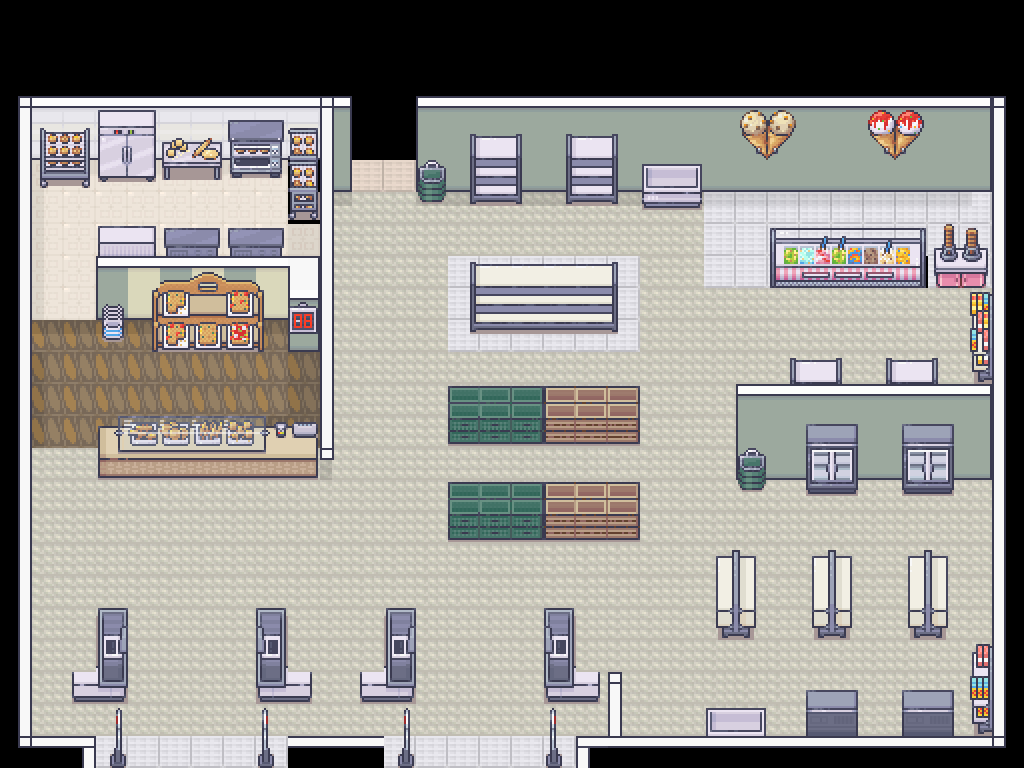

A 2D game scene composited from a Tiled map and its tileset images. What follows is a short description and the map's XML, with each tile layer's data collapsed to a summary:
An orthogonal 32x24 tile map with 32x32 px tiles, 4 tile layers (Tile Layer 1, Tile Layer 2, Tile Layer 3, Tile Layer 4), 5 tilesets.

<map version="1.8" tiledversion="1.8.4" orientation="orthogonal" renderorder="right-down" width="32" height="24" tilewidth="32" tileheight="32" infinite="0" nextlayerid="7" nextobjectid="2">
 <tileset firstgid="1" name="1_Generic_32x32" tilewidth="32" tileheight="32" tilecount="1248" columns="16">
  <image source="1_Generic_32x32.png" width="512" height="2496" />
 </tileset>
 <tileset firstgid="1249" name="16_Grocery_store_32x32" tilewidth="32" tileheight="32" tilecount="1248" columns="16">
  <image source="16_Grocery_store_32x32.png" width="512" height="2496" />
 </tileset>
 <tileset firstgid="2497" name="17_Visibile_Upstairs_System_32x32" tilewidth="32" tileheight="32" tilecount="432" columns="16">
  <image source="17_Visibile_Upstairs_System_32x32.png" width="512" height="864" />
 </tileset>
 <tileset firstgid="2929" name="24_Ice_Cream_Shop_32x32" tilewidth="32" tileheight="32" tilecount="272" columns="16">
  <image source="24_Ice_Cream_Shop_32x32.png" width="512" height="544" />
 </tileset>
 <tileset firstgid="3201" name="Tileset_32x32_18" tilewidth="32" tileheight="32" tilecount="192" columns="12">
  <image source="Tileset_32x32_18.png" width="384" height="512" />
 </tileset>
 <layer id="1" name="Tile Layer 1" width="32" height="24">
  <data>[768 cells, 663 non-empty, 43 distinct tile ids]</data>
 </layer>
 <layer id="2" name="Tile Layer 2" width="32" height="24">
  <data>[768 cells, 234 non-empty, 137 distinct tile ids]</data>
 </layer>
 <layer id="3" name="Tile Layer 3" width="32" height="24">
  <data>[768 cells, 31 non-empty, 29 distinct tile ids]</data>
 </layer>
 <layer id="4" name="Tile Layer 4" width="32" height="24">
  <data>[768 cells, 19 non-empty, 11 distinct tile ids]</data>
 </layer>
</map>
